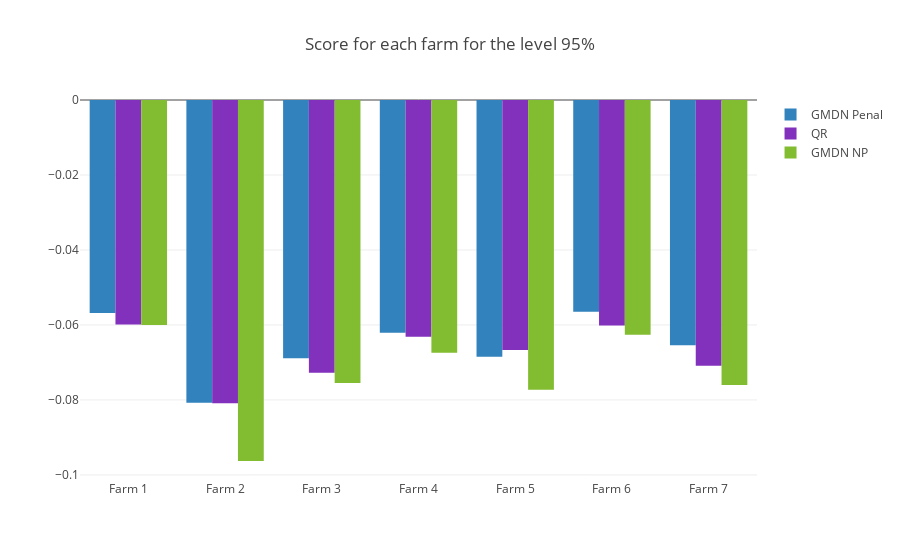

Notebook code cell kept with this figure:
### Code cell
trace0 = go.Bar(
    x=["Farm "+str(k) for k in range(1,8)],
    y=bootstrap_PI_95_e["Score"],
    name='GMDN Penal',
    marker=dict(
        color='rgb(49,130,189)'
    )
)

trace1 = go.Bar(
    x=["Farm "+str(k) for k in range(1,8)],
    y=bootstrap_PI_95_QR_e["Score"],
    name='QR',
    marker=dict(
        color='rgb(130,49,189)'
    )
)

trace2 = go.Bar(
    x=["Farm "+str(k) for k in range(1,8)],
    y=bootstrap_PI_95_NP_e["Score"],
    name='GMDN NP',
    marker=dict(
        color='rgb(130,189,49)'
    )
)
                        
data = [trace0,trace1,trace2]
                        
layout = go.Layout(
    barmode='group',
    title="Score for each farm for the level "+str(int(100*(1-alpha))) + "%"
)

fig = go.Figure(data=data, layout=layout)
plotly.offline.iplot(fig)

### Figure 1 — Plotly figure (JSON) as saved in the notebook; plotly's stock layout.template omitted (floating-point values rounded to 4 significant figures)
{"data": [{"marker": {"color": "rgb(49,130,189)"}, "name": "GMDN Penal", "type": "bar", "x": ["Farm 1", "Farm 2", "Farm 3", "Farm 4", "Farm 5", "Farm 6", "Farm 7"], "y": [-0.05681, -0.08078, -0.06887, -0.06211, -0.06847, -0.05647, -0.0654]}, {"marker": {"color": "rgb(130,49,189)"}, "name": "QR", "type": "bar", "x": ["Farm 1", "Farm 2", "Farm 3", "Farm 4", "Farm 5", "Farm 6", "Farm 7"], "y": [-0.05991, -0.08086, -0.07273, -0.06316, -0.06665, -0.06015, -0.07085]}, {"marker": {"color": "rgb(130,189,49)"}, "name": "GMDN NP", "type": "bar", "x": ["Farm 1", "Farm 2", "Farm 3", "Farm 4", "Farm 5", "Farm 6", "Farm 7"], "y": [-0.06002, -0.09628, -0.07546, -0.0674, -0.07726, -0.06258, -0.07599]}], "layout": {"barmode": "group", "title": "Score for each farm for the level 95%"}}
